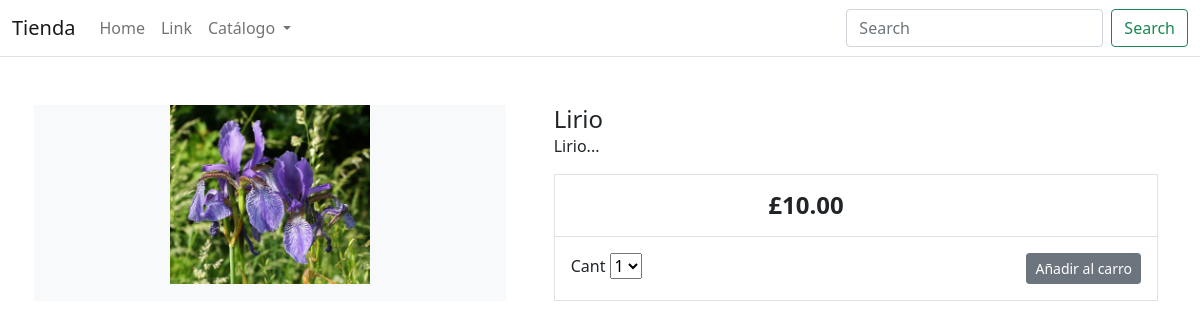
/item/lirio/, run on the app's committed database.
### tienda/models.py (models this page shows, shortened)
class Producto(models.Model):
    tipo = models.ForeignKey(Tipo, related_name='producto', on_delete=models.CASCADE)
    creador =models.ForeignKey(User, on_delete=models.CASCADE ,related_name='creador_producto')
    nombre = models.CharField(max_length=255)
    description = models.TextField(blank=True)
    image = models.ImageField(upload_to='images/')
    slug = models.SlugField(max_length=255)
    precio = models.DecimalField(max_digits=4, decimal_places=2)
    in_stock = models.BooleanField(default=True)
    is_active = models.BooleanField(default=True)
    creado = models.DateTimeField(auto_now_add=True)
    modificado = models.DateTimeField(auto_now=True)
    class Meta:
        verbose_name_plural = 'Productos'
        ordering = ('-creado',)

### tienda/views.py (the view)
# urls.py: path('item/<slug:slug>/', views.detalleproducto, name='detalleproducto'),
def detalleproducto(request, slug):
    producto = get_object_or_404(Producto, slug=slug, in_stock=True)
    return render(request, 'tienda/productos/detalle.html', {'producto': producto})

### tienda/models.py (called while the page is built)
    def get_absolute_url(self):
        return reverse('tienda:listatipos', args=[self.slug])

### tienda/views.py (called while the page is built)
def tipos(request):
   return{
    'tipos':Tipo.objects.all()
   }

### templates/tienda/productos/detalle.html (shortened to what this page needs)
{% extends "tienda/base.html" %}
{% load static %}
{% block content %}
<div class="container">
    <main class="pt-5">
        <div class="row g-3">
            <div class="col-md-5 col-lg-5 order-md-first bg-light">
                <img class="img-fluid mx-auto d-block" width="200px" alt="Imagen" src="{{ producto.image.url }}">
            </div>
            <div class="col-md-7 col-lg-7 ps-md-3 ps-lg-5">
                <h1 class="mb-0 h4">{{ producto.nombre }}</h1>
                <p>{{ producto.description|slice:":355" }}...</p>
                <div class="border">
                    <div class="col border-bottom">
                        <div class="row p-3">
                            <div class="col-6 text-end"><span class="h4 fw-bold">£{{ producto.precio }}</span></div>
                        </div>
                    </div>
                    <div class="col">
                        <div class="row p-3">
                            <div class="col-6">
                                <label for="select">Cant</label>
                                <select id="select">
                                    <option value="">1</option>
                                </select>
                            </div>
                            <div class="col-6 text-end"><button type="button" class="btn btn-secondary btn-sm">Añadir al
                                    carro</button></div>
                        </div>
                    </div>
                </div>
            </div>
        </div>
    </main>
</div>
{% endblock %}

### data on the page
Producto: image (picture), nombre "Lirio", description "Lirio", precio "10.00"
